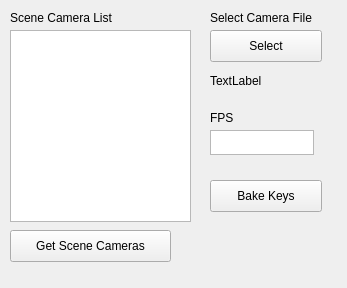
<?xml version="1.0" encoding="UTF-8"?>
<ui version="4.0">
 <class>ImportForm</class>
 <widget class="QWidget" name="ImportForm">
  <property name="geometry">
   <rect>
    <x>0</x>
    <y>0</y>
    <width>347</width>
    <height>288</height>
   </rect>
  </property>
  <property name="windowTitle">
   <string>Import</string>
  </property>
  <widget class="QPushButton" name="refreshCameraButton">
   <property name="geometry">
    <rect>
     <x>10</x>
     <y>230</y>
     <width>161</width>
     <height>32</height>
    </rect>
   </property>
   <property name="text">
    <string>Get Scene Cameras</string>
   </property>
  </widget>
  <widget class="QPushButton" name="bakeButton">
   <property name="geometry">
    <rect>
     <x>210</x>
     <y>180</y>
     <width>112</width>
     <height>32</height>
    </rect>
   </property>
   <property name="text">
    <string>Bake Keys</string>
   </property>
  </widget>
  <widget class="QLabel" name="cameraListLabel">
   <property name="geometry">
    <rect>
     <x>10</x>
     <y>10</y>
     <width>121</width>
     <height>16</height>
    </rect>
   </property>
   <property name="text">
    <string>Scene Camera List</string>
   </property>
  </widget>
  <widget class="QLabel" name="fpsLabel">
   <property name="geometry">
    <rect>
     <x>210</x>
     <y>110</y>
     <width>58</width>
     <height>16</height>
    </rect>
   </property>
   <property name="text">
    <string>FPS</string>
   </property>
  </widget>
  <widget class="QLabel" name="importLabel">
   <property name="geometry">
    <rect>
     <x>210</x>
     <y>10</y>
     <width>121</width>
     <height>16</height>
    </rect>
   </property>
   <property name="text">
    <string>Select Camera File</string>
   </property>
  </widget>
  <widget class="QPushButton" name="selectButton">
   <property name="geometry">
    <rect>
     <x>210</x>
     <y>30</y>
     <width>112</width>
     <height>32</height>
    </rect>
   </property>
   <property name="text">
    <string>Select</string>
   </property>
  </widget>
  <widget class="QLabel" name="selectedFileLabel">
   <property name="geometry">
    <rect>
     <x>210</x>
     <y>60</y>
     <width>131</width>
     <height>41</height>
    </rect>
   </property>
   <property name="text">
    <string>TextLabel</string>
   </property>
   <property name="wordWrap">
    <bool>true</bool>
   </property>
  </widget>
  <widget class="QTextEdit" name="fpsTextEdit">
   <property name="geometry">
    <rect>
     <x>210</x>
     <y>130</y>
     <width>104</width>
     <height>25</height>
    </rect>
   </property>
  </widget>
  <widget class="QListWidget" name="cameraListWidget">
   <property name="geometry">
    <rect>
     <x>10</x>
     <y>30</y>
     <width>181</width>
     <height>192</height>
    </rect>
   </property>
  </widget>
 </widget>
 <resources/>
 <connections/>
</ui>
